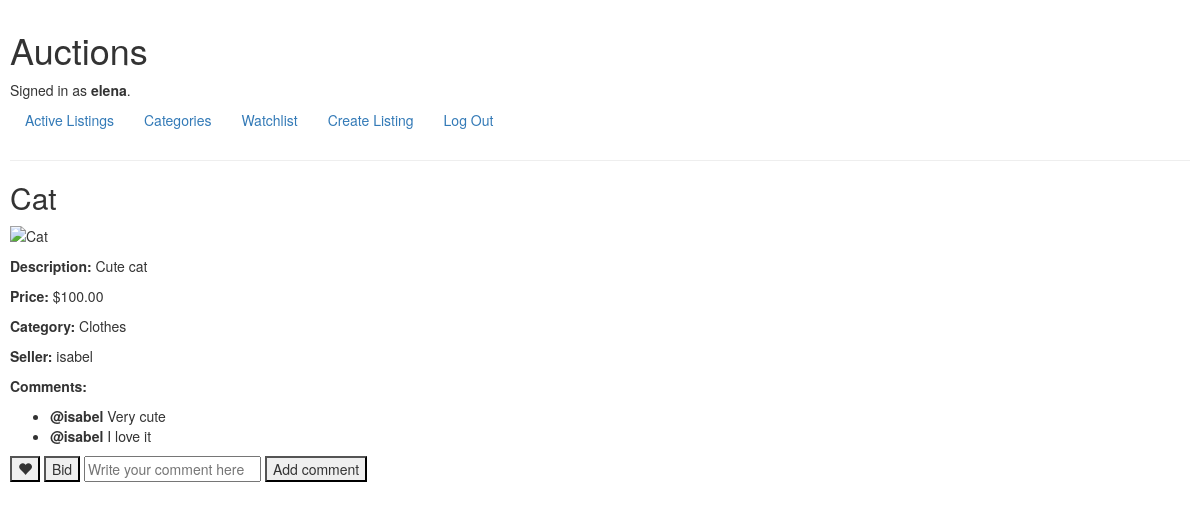
Screenshot of /auction/6/ (signed in) with the database file from the repository.
### auctions/models.py (models this page shows, shortened)
class User(AbstractUser):
    pass

class Auction(models.Model):
    seller = models.ForeignKey(User, on_delete=models.CASCADE)
    title = models.CharField(max_length=64)
    description = models.CharField(max_length=5000)
    image = models.CharField(max_length=20000, blank=True, null=True)
    starting_bid = models.DecimalField(decimal_places=2, max_digits=12)
    category = models.ForeignKey(Category, on_delete=models.CASCADE, null=True)

class Category(models.Model):
    name = models.CharField(max_length=60)

class Comment(models.Model):
    user = models.ForeignKey(User, on_delete=models.CASCADE)
    item = models.ForeignKey(Auction, on_delete=models.CASCADE)
    comment = models.CharField(max_length=200)

### auctions/views.py (the view)
# urls.py: path('auction/<int:auction_id>/', views.auction, name='auction'),
def auction(request, auction_id):
    auction = Auction.objects.get(id=auction_id)
    comments = Comment.objects.filter(item=auction)
    is_seller = auction.seller == request.user
    in_watchlist = Watchlist.objects.filter(item=auction)
    return render(request, 'auctions/auction.html', {
        'auction': auction,
        'comments': comments,
        'is_seller': is_seller,
        'in_watchlist': in_watchlist
    })

### auctions/templates/auctions/auction.html (shortened to what this page needs)
{% extends "auctions/layout.html" %}
{% block body %}
    <h2>{{ auction.title }}</h2>
    {% if auction.image %}
        <p><img src="{{ auction.image }}" alt="{{ auction.title }}"></p>
    {% endif %}
    <p><strong>Description:</strong> {{ auction.description }}</p>
    <p><strong>Price:</strong> ${{ auction.starting_bid }}</p>
    <p><strong>Category:</strong> {{ auction.category.name }}</p>
    <p><strong>Seller:</strong> {{ auction.seller.username }}</p>
    <p><strong>Comments:</strong></p>
    <ul>
        {% for comment in comments %}
            <li><strong>@{{ comment.user.username}} </strong>{{ comment.comment }}</li>
        {% empty %}
            <li>No comments</li>
        {% endfor %}
    </ul>
    {% if user.is_authenticated %}
        {% if is_seller %}
            <form action="{% url 'close_auction' auction.id %}" method="post">
                {% csrf_token %}
                <button href="{% url 'close_auction' auction.id %}">Close</button>
            </form>
        {% else %}
        <div style="display: inline;">
            {% if in_watchlist %}
                <form action="{% url 'remove_from_watchlist' %}" method="post" style="display: inline;">
                    <button type="submit" name="id" value="{{ auction.id }}">
                        <i class="glyphicon glyphicon-heart"></i>
                    </button>
                </form>
            {% endif %}
            <form action="{% url 'bid' auction.id %}" method="post" style="display: inline;">
                <button type="submit">Bid</button>
            </form>
            <form action="{% url 'add_comment' auction.id %}" method="post" style="display: inline;">
                <input type="text" name="comment" placeholder="Write your comment here" required>
                <button type="submit">Add comment</button>
            </form>
        </div>
        {% endif %}
    {% endif %}
{% endblock %}

### auctions/templates/auctions/layout.html (shortened to what this page needs)
{% load static %}
<!DOCTYPE html>
<html lang="en">
    <head>
        <link rel="stylesheet" href="{% static 'auctions/styles.css' %}">
        <link rel="stylesheet" href="https://stackpath.bootstrapcdn.com/bootstrap/4.4.1/css/bootstrap.min.css">
        <link rel="stylesheet" href="https://maxcdn.bootstrapcdn.com/bootstrap/3.3.7/css/bootstrap.min.css">
    </head>
    <body>
        <h1>Auctions</h1>
        <div>
            {% if user.is_authenticated %}
                Signed in as <strong>{{ user.username }}</strong>.
            {% else %}
                Not signed in.
            {% endif %}
        </div>
        <ul class="nav">
            <li class="nav-item">
                <a class="nav-link" href="{% url 'index' %}">Active Listings</a>
            </li>
            {% if user.is_authenticated %}
                <li class="nav-item">
                    <a class="nav-link" href="{% url 'categories' %}">Categories</a>
                </li>
                <li class="nav-item">
                    <a class="nav-link" href="{% url 'watchlist' %}">Watchlist</a>
                </li>
                <li class="nav-item">
                    <a class="nav-link" href="{% url 'create' %}">Create Listing</a>
                </li>
                <li class="nav-item">
                    <a class="nav-link" href="{% url 'logout' %}">Log Out</a>
                </li>
            {% endif %}
        </ul>
        <hr>
        {% block body %}
        {% endblock %}
    </body>
</html>

### auctions/static/auctions/styles.css (style rules this page uses)
body { padding: 10px; }

### rows the page displays
User: username "elena"
Auction: title "Cat", description "Cute cat", starting_bid "100.00", category.name "Clothes", seller.username "isabel"
Comment: user.username "isabel", comment "Very cute"
Comment: user.username "isabel", comment "I love it"
